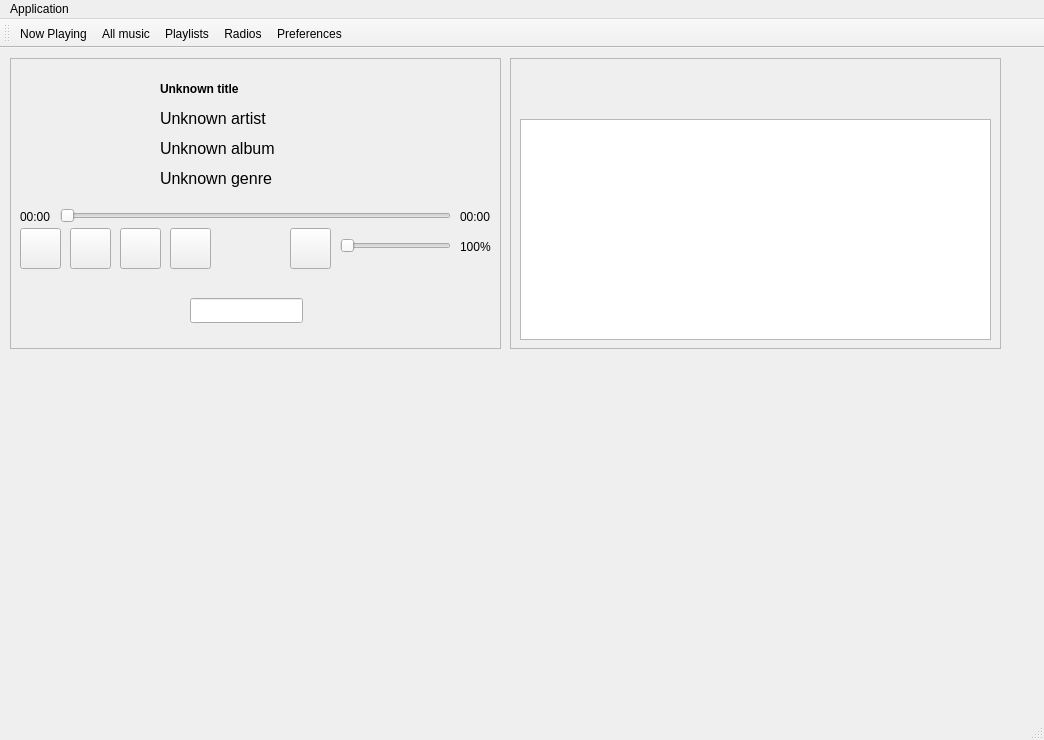
<?xml version="1.0" encoding="UTF-8"?>
<ui version="4.0">
 <class>RemoteController</class>
 <widget class="QMainWindow" name="RemoteController">
  <property name="geometry">
   <rect>
    <x>0</x>
    <y>0</y>
    <width>1044</width>
    <height>740</height>
   </rect>
  </property>
  <property name="windowTitle">
   <string>RemoteController</string>
  </property>
  <widget class="QWidget" name="centralWidget">
   <widget class="QFrame" name="frameNowPlaying">
    <property name="enabled">
     <bool>true</bool>
    </property>
    <property name="geometry">
     <rect>
      <x>10</x>
      <y>10</y>
      <width>491</width>
      <height>291</height>
     </rect>
    </property>
    <property name="frameShape">
     <enum>QFrame::StyledPanel</enum>
    </property>
    <property name="frameShadow">
     <enum>QFrame::Raised</enum>
    </property>
    <widget class="QLabel" name="labelAlbumPicture">
     <property name="geometry">
      <rect>
       <x>10</x>
       <y>10</y>
       <width>128</width>
       <height>127</height>
      </rect>
     </property>
     <property name="minimumSize">
      <size>
       <width>128</width>
       <height>127</height>
      </size>
     </property>
     <property name="maximumSize">
      <size>
       <width>128</width>
       <height>127</height>
      </size>
     </property>
     <property name="text">
      <string/>
     </property>
     <property name="pixmap">
      <pixmap resource="ressources.qrc">:/pictures/album.png</pixmap>
     </property>
    </widget>
    <widget class="QLabel" name="labelMediaTitle">
     <property name="geometry">
      <rect>
       <x>150</x>
       <y>20</y>
       <width>331</width>
       <height>21</height>
      </rect>
     </property>
     <property name="font">
      <font>
       <weight>75</weight>
       <bold>true</bold>
      </font>
     </property>
     <property name="styleSheet">
      <string notr="true">font-weight: bold;</string>
     </property>
     <property name="text">
      <string>Unknown title</string>
     </property>
    </widget>
    <widget class="QLabel" name="labelMediaArtist">
     <property name="geometry">
      <rect>
       <x>150</x>
       <y>50</y>
       <width>331</width>
       <height>21</height>
      </rect>
     </property>
     <property name="font">
      <font>
       <pointsize>12</pointsize>
      </font>
     </property>
     <property name="text">
      <string>Unknown artist</string>
     </property>
    </widget>
    <widget class="QLabel" name="labelMediaAlbum">
     <property name="geometry">
      <rect>
       <x>150</x>
       <y>80</y>
       <width>331</width>
       <height>21</height>
      </rect>
     </property>
     <property name="font">
      <font>
       <pointsize>12</pointsize>
      </font>
     </property>
     <property name="text">
      <string>Unknown album</string>
     </property>
    </widget>
    <widget class="QLabel" name="labelMediaGenre">
     <property name="geometry">
      <rect>
       <x>150</x>
       <y>110</y>
       <width>331</width>
       <height>21</height>
      </rect>
     </property>
     <property name="font">
      <font>
       <pointsize>12</pointsize>
      </font>
     </property>
     <property name="text">
      <string>Unknown genre</string>
     </property>
    </widget>
    <widget class="QSlider" name="sliderPosition">
     <property name="geometry">
      <rect>
       <x>50</x>
       <y>150</y>
       <width>391</width>
       <height>16</height>
      </rect>
     </property>
     <property name="orientation">
      <enum>Qt::Horizontal</enum>
     </property>
    </widget>
    <widget class="QLabel" name="labelStartTime">
     <property name="geometry">
      <rect>
       <x>10</x>
       <y>150</y>
       <width>31</width>
       <height>17</height>
      </rect>
     </property>
     <property name="text">
      <string>00:00</string>
     </property>
    </widget>
    <widget class="QLabel" name="labelEndTime">
     <property name="geometry">
      <rect>
       <x>450</x>
       <y>150</y>
       <width>31</width>
       <height>17</height>
      </rect>
     </property>
     <property name="text">
      <string>00:00</string>
     </property>
    </widget>
    <widget class="QPushButton" name="buttonBack">
     <property name="geometry">
      <rect>
       <x>10</x>
       <y>170</y>
       <width>41</width>
       <height>41</height>
      </rect>
     </property>
     <property name="text">
      <string/>
     </property>
     <property name="icon">
      <iconset resource="ressources.qrc">
       <normaloff>:/size24/media-skip-backward.png</normaloff>:/size24/media-skip-backward.png</iconset>
     </property>
     <property name="iconSize">
      <size>
       <width>24</width>
       <height>24</height>
      </size>
     </property>
    </widget>
    <widget class="QPushButton" name="buttonPlayPause">
     <property name="geometry">
      <rect>
       <x>60</x>
       <y>170</y>
       <width>41</width>
       <height>41</height>
      </rect>
     </property>
     <property name="text">
      <string/>
     </property>
     <property name="icon">
      <iconset resource="ressources.qrc">
       <normaloff>:/size24/media-playback-start.png</normaloff>:/size24/media-playback-start.png</iconset>
     </property>
     <property name="iconSize">
      <size>
       <width>24</width>
       <height>24</height>
      </size>
     </property>
    </widget>
    <widget class="QPushButton" name="buttonNext">
     <property name="geometry">
      <rect>
       <x>110</x>
       <y>170</y>
       <width>41</width>
       <height>41</height>
      </rect>
     </property>
     <property name="text">
      <string/>
     </property>
     <property name="icon">
      <iconset resource="ressources.qrc">
       <normaloff>:/size24/media-skip-backward-rtl.png</normaloff>:/size24/media-skip-backward-rtl.png</iconset>
     </property>
     <property name="iconSize">
      <size>
       <width>24</width>
       <height>24</height>
      </size>
     </property>
    </widget>
    <widget class="QPushButton" name="buttonShuffle">
     <property name="geometry">
      <rect>
       <x>160</x>
       <y>170</y>
       <width>41</width>
       <height>41</height>
      </rect>
     </property>
     <property name="text">
      <string/>
     </property>
     <property name="icon">
      <iconset resource="ressources.qrc">
       <normaloff>:/size24/gnome_media_playlist_shuffle.png</normaloff>:/size24/gnome_media_playlist_shuffle.png</iconset>
     </property>
     <property name="iconSize">
      <size>
       <width>24</width>
       <height>24</height>
      </size>
     </property>
    </widget>
    <widget class="QPushButton" name="buttonMute">
     <property name="geometry">
      <rect>
       <x>280</x>
       <y>170</y>
       <width>41</width>
       <height>41</height>
      </rect>
     </property>
     <property name="text">
      <string/>
     </property>
     <property name="icon">
      <iconset resource="ressources.qrc">
       <normaloff>:/size24/audio-volume-muted.png</normaloff>:/size24/audio-volume-muted.png</iconset>
     </property>
     <property name="iconSize">
      <size>
       <width>24</width>
       <height>24</height>
      </size>
     </property>
    </widget>
    <widget class="QSlider" name="horizontalSlider">
     <property name="geometry">
      <rect>
       <x>330</x>
       <y>180</y>
       <width>111</width>
       <height>16</height>
      </rect>
     </property>
     <property name="orientation">
      <enum>Qt::Horizontal</enum>
     </property>
    </widget>
    <widget class="QLabel" name="labelVolume">
     <property name="geometry">
      <rect>
       <x>450</x>
       <y>180</y>
       <width>31</width>
       <height>17</height>
      </rect>
     </property>
     <property name="text">
      <string>100%</string>
     </property>
    </widget>
    <widget class="QLineEdit" name="editServerName">
     <property name="geometry">
      <rect>
       <x>180</x>
       <y>240</y>
       <width>113</width>
       <height>25</height>
      </rect>
     </property>
    </widget>
   </widget>
   <widget class="QFrame" name="frameAllMusic">
    <property name="geometry">
     <rect>
      <x>510</x>
      <y>10</y>
      <width>491</width>
      <height>291</height>
     </rect>
    </property>
    <property name="frameShape">
     <enum>QFrame::StyledPanel</enum>
    </property>
    <property name="frameShadow">
     <enum>QFrame::Raised</enum>
    </property>
    <widget class="QListWidget" name="listMusic">
     <property name="geometry">
      <rect>
       <x>10</x>
       <y>61</y>
       <width>471</width>
       <height>221</height>
      </rect>
     </property>
    </widget>
   </widget>
  </widget>
  <widget class="QMenuBar" name="menuBar">
   <property name="geometry">
    <rect>
     <x>0</x>
     <y>0</y>
     <width>1044</width>
     <height>22</height>
    </rect>
   </property>
   <widget class="QMenu" name="menuApplication">
    <property name="title">
     <string>Application</string>
    </property>
    <addaction name="actionAbout"/>
    <addaction name="separator"/>
    <addaction name="actionQuit"/>
   </widget>
   <addaction name="menuApplication"/>
  </widget>
  <widget class="QToolBar" name="mainToolBar">
   <property name="toolButtonStyle">
    <enum>Qt::ToolButtonTextBesideIcon</enum>
   </property>
   <attribute name="toolBarArea">
    <enum>TopToolBarArea</enum>
   </attribute>
   <attribute name="toolBarBreak">
    <bool>false</bool>
   </attribute>
   <addaction name="actionNowPlaying"/>
   <addaction name="actionAllMusic"/>
   <addaction name="actionPlaylists"/>
   <addaction name="actionRadios"/>
   <addaction name="actionPreferences"/>
  </widget>
  <widget class="QStatusBar" name="statusBar"/>
  <action name="actionNowPlaying">
   <property name="icon">
    <iconset resource="ressources.qrc">
     <normaloff>:/size24/media-playback-start.png</normaloff>:/size24/media-playback-start.png</iconset>
   </property>
   <property name="text">
    <string>Now Playing</string>
   </property>
   <property name="toolTip">
    <string>Currently played music file.</string>
   </property>
  </action>
  <action name="actionAllMusic">
   <property name="icon">
    <iconset resource="ressources.qrc">
     <normaloff>:/size24/audio-x-generic.png</normaloff>:/size24/audio-x-generic.png</iconset>
   </property>
   <property name="text">
    <string>All music</string>
   </property>
   <property name="toolTip">
    <string>Shows the list of all music files.</string>
   </property>
  </action>
  <action name="actionPlaylists">
   <property name="icon">
    <iconset resource="ressources.qrc">
     <normaloff>:/size24/text-x-generic.png</normaloff>:/size24/text-x-generic.png</iconset>
   </property>
   <property name="text">
    <string>Playlists</string>
   </property>
   <property name="toolTip">
    <string>Shows the list of all playlists.</string>
   </property>
  </action>
  <action name="actionRadios">
   <property name="icon">
    <iconset resource="ressources.qrc">
     <normaloff>:/size24/network-wireless-encrypted.png</normaloff>:/size24/network-wireless-encrypted.png</iconset>
   </property>
   <property name="text">
    <string>Radios</string>
   </property>
   <property name="toolTip">
    <string>Shows the list of accessible internet radio stations.</string>
   </property>
  </action>
  <action name="actionPreferences">
   <property name="icon">
    <iconset resource="ressources.qrc">
     <normaloff>:/size24/applications-system.png</normaloff>:/size24/applications-system.png</iconset>
   </property>
   <property name="text">
    <string>Preferences</string>
   </property>
   <property name="toolTip">
    <string>Shows application preferences.</string>
   </property>
  </action>
  <action name="actionAbout">
   <property name="text">
    <string>About</string>
   </property>
   <property name="shortcut">
    <string>F1</string>
   </property>
  </action>
  <action name="actionQuit">
   <property name="text">
    <string>Quit</string>
   </property>
   <property name="shortcut">
    <string>Ctrl+Q</string>
   </property>
  </action>
 </widget>
 <layoutdefault spacing="6" margin="11"/>
 <resources>
  <include location="ressources.qrc"/>
 </resources>
 <connections/>
</ui>
